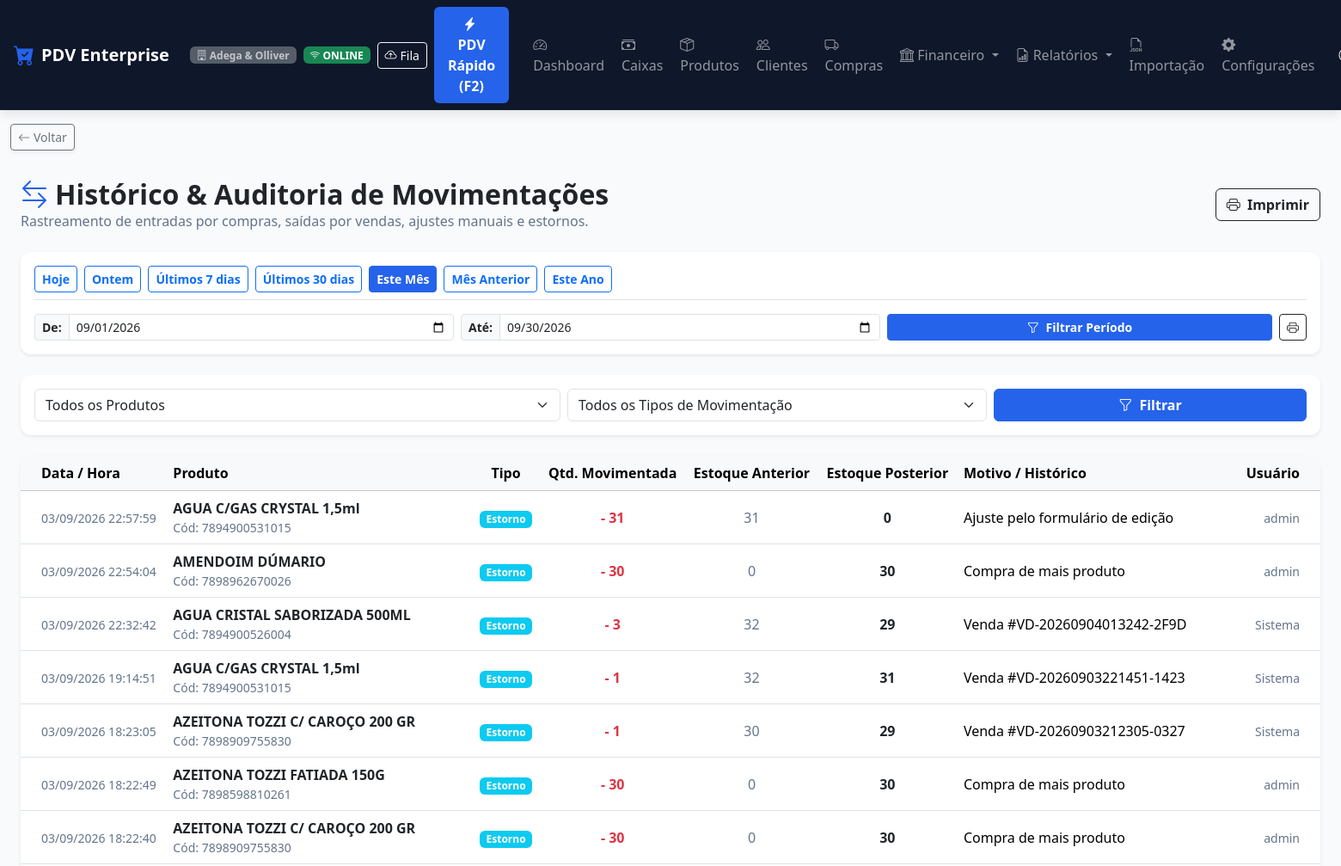
The app's page /relatorios/movimentacoes/ (signed in, upper part), older data.
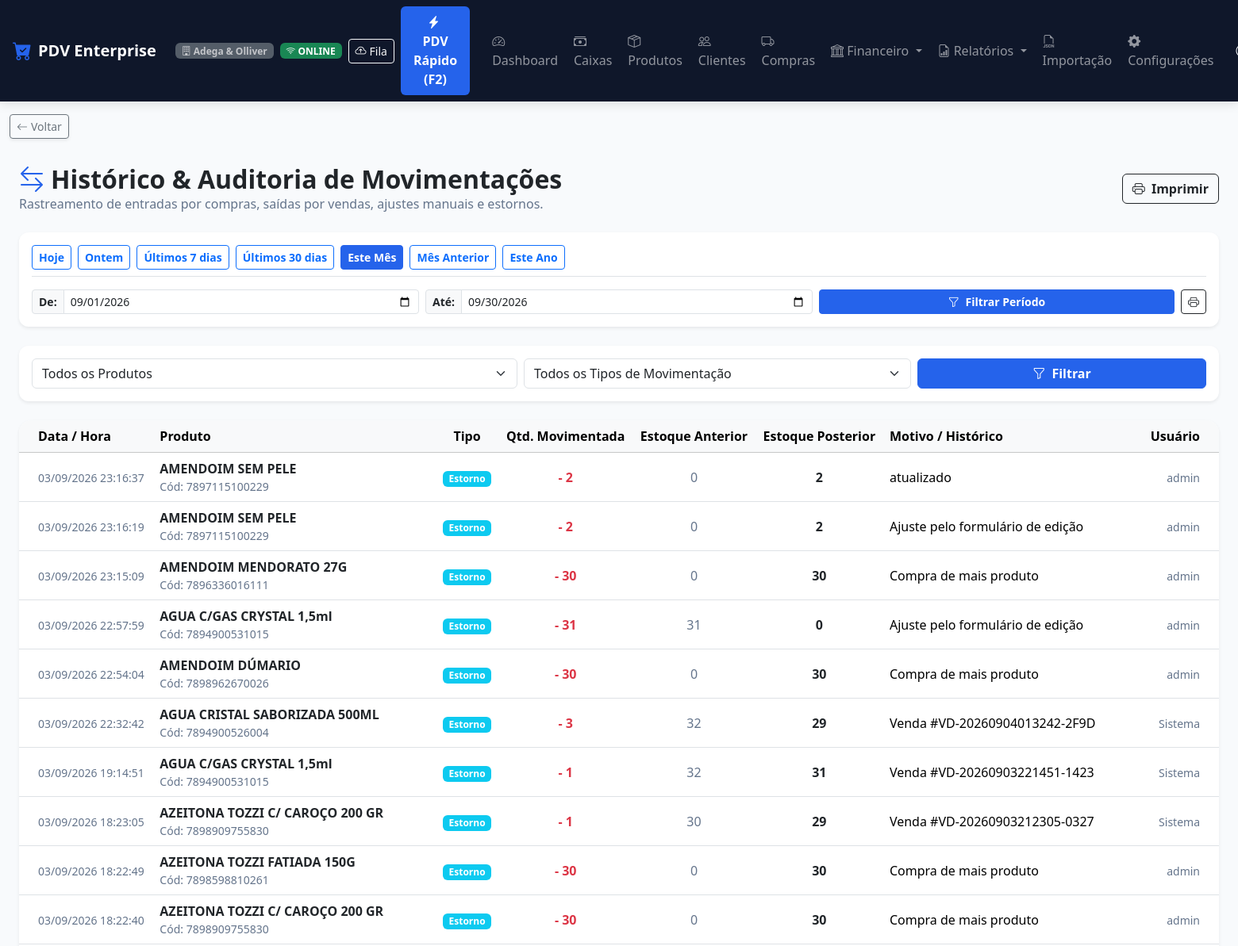
The same page, newer data.
### apps/produtos/models.py (models this page shows, shortened)
class MovimentacaoEstoque(TenantModelMixin):
    TIPO_CHOICES = [
        ('ENTRADA', 'Entrada'),
        ('SAIDA', 'Saída'),
        ('AJUSTE', 'Ajuste Manual'),
        ('ESTORNO', 'Estorno'),
    ]
    produto = models.ForeignKey(Produto, on_delete=models.CASCADE, related_name='movimentacoes_estoque')
    tipo = models.CharField('Tipo de Movimentação', max_length=10, choices=TIPO_CHOICES)
    quantidade = models.DecimalField('Quantidade', max_digits=12, decimal_places=3)
    estoque_anterior = models.DecimalField('Estoque Anterior', max_digits=12, decimal_places=3, default=0.000)
    estoque_posterior = models.DecimalField('Estoque Posterior', max_digits=12, decimal_places=3, default=0.000)
    preco_custo_unitario = models.DecimalField('Custo Unitário (R$)', max_digits=12, decimal_places=2, null=True, blank=True)
    motivo = models.CharField('Motivo', max_length=255)
    usuario = models.ForeignKey(settings.AUTH_USER_MODEL, on_delete=models.SET_NULL, null=True, blank=True, related_name='movimentacoes_estoque')
    origem_ref = models.CharField('Referência de Origem', max_length=100, blank=True)
    data_hora = models.DateTimeField('Data/Hora', auto_now_add=True)
    class Meta:
        verbose_name = 'Movimentação de Estoque'
        verbose_name_plural = 'Movimentações de Estoque'
        ordering = ['-data_hora']

class Produto(TenantModelMixin):
    UNIDADE_CHOICES = [
        ('UN', 'Unidade (UN)'),
        ('KG', 'Quilograma (KG)'),
        ('G', 'Grama (G)'),
        ('L', 'Litro (L)'),
        ('ML', 'Mililitro (ML)'),
        ('LT', 'Lata (LT)'),
        ('CX', 'Caixa (CX)'),
        ('PCT', 'Pacote (PCT)'),
        ('FD', 'Fardo (FD)'),
        ('M2', 'Metro Quadrado (M²)'),
    ]
    categoria = models.ForeignKey(Categoria, on_delete=models.SET_NULL, null=True, blank=True, related_name='produtos')
    fornecedor_principal = models.ForeignKey('clientes.Fornecedor', on_delete=models.SET_NULL, null=True, blank=True, related_name='produtos')
    codigo_barras = models.CharField('Código de Barras (EAN)', max_length=50, db_index=True)
    sku = models.CharField('SKU / Código Interno', max_length=50, blank=True, db_index=True)
    nome = models.CharField('Nome do Produto', max_length=200)
    descricao = models.TextField('Descrição / Detalhes', blank=True)
    preco_custo = models.DecimalField('Preço de Custo (R$)', max_digits=12, decimal_places=2, default=0.00)
    margem_lucro = models.DecimalField('Margem de Lucro Bruto (%)', max_digits=6, decimal_places=2, default=30.00, help_text="Cálculo base: Venda = Custo / (1 - (Margem/100))")
    preco_venda = models.DecimalField('Preço de Venda (R$)', max_digits=12, decimal_places=2, default=0.00)
    estoque_atual = models.DecimalField('Estoque Atual', max_digits=12, decimal_places=3, default=0.000)
    estoque_minimo = models.DecimalField('Estoque Mínimo', max_digits=12, decimal_places=3, default=5.000)
    estoque_maximo = models.DecimalField('Estoque Máximo', max_digits=12, decimal_places=3, default=1000.000, null=True, blank=True)
    unidade_medida = models.CharField('Unidade de Medida', max_length=10, choices=UNIDADE_CHOICES, default='UN')
    controle_estoque = models.BooleanField('Controla Estoque', default=True)
    imagem = models.ImageField('Imagem do Produto', upload_to='produtos/', null=True, blank=True)
    ativo = models.BooleanField('Ativo', default=True)
    class Meta:
        verbose_name = 'Produto'
        verbose_name_plural = 'Produtos'
        unique_together = ['empresa', 'codigo_barras']

### apps/usuarios/models.py (models this page shows, shortened)
class Usuario(AbstractUser):
    CARGO_CHOICES = [
        ('ADMIN', 'Administrador'),
        ('GERENTE', 'Gerente'),
        ('OPERADOR', 'Operador de Caixa'),
        ('ESTOQUISTA', 'Estoquista'),
        ('FINANCEIRO', 'Financeiro'),
    ]
    empresa = models.ForeignKey(
        'empresas.Empresa',
        on_delete=models.CASCADE,
        related_name='usuarios',
        verbose_name='Empresa',
        null=True,
        blank=True
    )
    cargo = models.CharField('Cargo', max_length=20, choices=CARGO_CHOICES, default='OPERADOR')
    pin_caixa = models.CharField('PIN de Caixa (4 a 6 dígitos)', max_length=10, blank=True)
    telefone = models.CharField('Telefone', max_length=20, blank=True)
    limite_desconto_pct = models.DecimalField(
        'Limite de Desconto (%)', max_digits=5, decimal_places=2, default=0.00,
        help_text='Percentual máximo de desconto que este usuário pode aplicar (0 = sem limite definido).'
    )
    class Meta:
        verbose_name = 'Usuário'
        verbose_name_plural = 'Usuários'
    @property
    def is_admin(self):
        return self.cargo == 'ADMIN' or self.is_superuser
    @property
    def is_administrador(self):
        return self.is_admin
    @property
    def pode_visualizar_auditoria(self):
        return self.cargo in ('ADMIN', 'GERENTE') or self.is_superuser

### apps/relatorios/views.py (the view)
# urls.py: path('movimentacoes/', relatorio_movimentacoes_estoque_view, name='relatorio_movimentacoes'),
@login_required
def relatorio_movimentacoes_estoque_view(request):
    empresa = request.tenant or request.user.empresa
    p_info = ReportService.parse_periodo(
        request.GET.get('periodo', 'mes_atual'),
        request.GET.get('data_inicio', ''),
        request.GET.get('data_fim', '')
    )
    produto_id = request.GET.get('produto', '')
    tipo = request.GET.get('tipo', '')
    movimentacoes = ReportService.get_movimentacoes_estoque_report(
        empresa, p_info['start_datetime'], p_info['end_datetime'],
        produto_id=produto_id, tipo=tipo
    )
    produtos = Produto.objects.filter(empresa=empresa, ativo=True).order_by('nome')
    return render(request, 'relatorios/relatorio_movimentacoes.html', {
        'p_info': p_info,
        'movimentacoes': movimentacoes,
        'produtos': produtos,
        'produto_id': produto_id,
        'tipo': tipo,
    })

### apps/core/models.py (called while the page is built)
def get_current_tenant():
    return getattr(_thread_locals, 'tenant', None)

def set_current_tenant(tenant):
    _thread_locals.tenant = tenant

def clear_current_tenant():
    if hasattr(_thread_locals, 'tenant'):
        del _thread_locals.tenant

    def get_queryset(self):
        qs = TenantQuerySet(self.model, using=self._db)
        tenant = get_current_tenant()
        if tenant:
            return qs.filter(empresa=tenant)
        return qs

### apps/core/operational_day.py (called while the page is built)
def get_operational_date(dt=None) -> date:
    if dt is None:
        now = timezone.now()
        dt = timezone.localtime(now) if timezone.is_aware(now) else now
    elif timezone.is_aware(dt):
        dt = timezone.localtime(dt)
    return (dt - timedelta(hours=OPERATIONAL_CUTOFF_HOUR)).date()

def get_operational_today() -> date:
    return get_operational_date()

### templates/relatorios/relatorio_movimentacoes.html (shortened to what the changed rows need)
{% extends 'base.html' %}
{% block content %}
<div class="container-fluid py-3">
    <div class="d-flex justify-content-between align-items-center mb-4 flex-wrap gap-2">
        <div>
            <h2 class="fw-bold text-dark mb-0"><i class="bi bi-arrow-left-right text-primary me-2"></i>Histórico & Auditoria de Movimentações</h2>
        </div>
    </div>
    <div class="card card-custom p-0 border-0 shadow-sm rounded-4 overflow-hidden">
        <div class="table-responsive">
            <table class="table table-hover align-middle mb-0">
                <thead class="table-light">
                    <tr>
                        <th class="ps-4">Data / Hora</th>
                        <th>Produto</th>
                        <th class="text-center">Tipo</th>
                        <th class="text-center">Qtd. Movimentada</th>
                        <th class="text-center">Estoque Anterior</th>
                        <th class="text-center">Estoque Posterior</th>
                        <th>Motivo / Histórico</th>
                        <th class="text-end pe-4">Usuário</th>
                    </tr>
                </thead>
                <tbody>
                    {% for m in movimentacoes %}
                    <tr>
                        <td class="ps-4"><small class="text-muted">{{ m.data_hora|date:"d/m/Y H:i:s" }}</small></td>
                        <td>
                            <strong class="text-dark">{{ m.produto.nome }}</strong>
                            <small class="d-block text-muted">Cód: {{ m.produto.codigo_barras|default:"-" }}</small>
                        </td>
                        <td class="text-center">
                            {% if m.tipo_movimentacao == 'ENTRADA' %}
                                <span class="badge bg-success">Entrada</span>
                            {% elif m.tipo_movimentacao == 'SAIDA' %}
                                <span class="badge bg-danger">Saída</span>
                            {% elif m.tipo_movimentacao == 'AJUSTE' %}
                                <span class="badge bg-warning text-dark">Ajuste</span>
                            {% else %}
                                <span class="badge bg-info">Estorno</span>
                            {% endif %}
                        </td>
                        <td class="text-center fw-bold fs-6 {% if m.tipo_movimentacao == 'ENTRADA' %}text-success{% else %}text-danger{% endif %}">
                            {% if m.tipo_movimentacao == 'ENTRADA' %}+{% else %}-{% endif %} {{ m.quantidade|floatformat:0 }}
                        </td>
                        <td class="text-center text-muted">{{ m.estoque_anterior|floatformat:0 }}</td>
                        <td class="text-center fw-bold text-dark">{{ m.estoque_posterior|floatformat:0 }}</td>
                        <td>{{ m.motivo|default:"-" }}</td>
                        <td class="text-end pe-4"><small class="text-muted">{{ m.usuario.username|default:"Sistema" }}</small></td>
                    </tr>
                    {% empty %}
                    <tr>
                        <td colspan="8" class="text-center text-muted py-5">Nenhuma movimentação de estoque registrada no período.</td>
                    </tr>
                    {% endfor %}
                </tbody>
            </table>
        </div>
    </div>
</div>
{% endblock %}

Row changes from the older to the newer data that the page shows:
added MovimentacaoEstoque: data_hora "03/09/2026 23:16:37", produto.nome "AMENDOIM SEM PELE", produto.codigo_barras "7897115100229", quantidade "2", estoque_anterior "0", estoque_posterior "2", motivo "atualizado", usuario.username "admin"
added MovimentacaoEstoque: data_hora "03/09/2026 23:16:19", produto.nome "AMENDOIM SEM PELE", produto.codigo_barras "7897115100229", quantidade "2", estoque_anterior "0", estoque_posterior "2", motivo "Ajuste pelo formulário de edição", usuario.username "admin"
added MovimentacaoEstoque: data_hora "03/09/2026 23:15:09", produto.nome "AMENDOIM MENDORATO 27G", produto.codigo_barras "7896336016111", quantidade "30", estoque_anterior "0", estoque_posterior "30", motivo "Compra de mais produto", usuario.username "admin"
